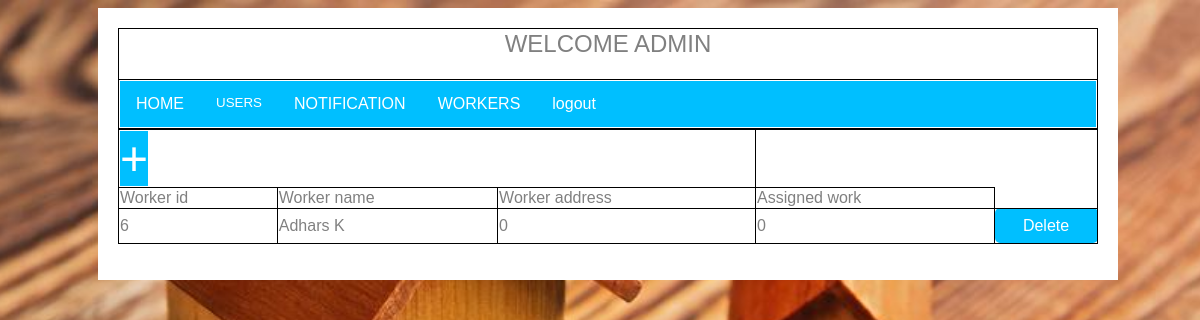
Page /admin_workerview.php?id=1&name=6 on the committed database.
### tables this page shows
CREATE TABLE `worker` (
  `wid` int(15) NOT NULL,
  `wname` varchar(25) DEFAULT NULL,
  `wcno` int(15) DEFAULT NULL,
  `wcur` int(15) DEFAULT NULL,
  `mid` varchar(10) NOT NULL
);

### admin_workerview.php (the view, shortened to what this page needs)
<html>
<head>
<link rel="stylesheet" type="text/css" href="css/style.css">
<link rel="stylesheet" type="text/css" href="css/linkbut.css">
</head>
<body>
  <div class="content">
<?php
echo '<form>';
include 'admin_home3.php';
$wid=$_GET['name'];
?>
<table>
<tr><td colspan="3"><font size="7" color="red"><a href="admin_workeradd.php">+</a></font></tr>
  <tr>
  <td>Worker id</td>
<td>Worker name</td>
<td>Worker address</td>
<td>Assigned work</td>
</tr>
<?php
$sql=$conn->query("select * from worker where wid='$wid'");
if($sql->num_rows >0)
{
While($row=mysqli_fetch_assoc($sql))
{
  $wid=$row['wid'];
echo '<td>'.$wid .'</td>';
echo '<td>'. $row['wname'].'</td>';
echo '<td>'. $row['wcur'].'</td>';
$mid=$row['mid'];
echo '<td>'.$mid .'</td>';
$p=1;
echo '<td class="login"><a href="admin_workerdel.php?id='.$p.'&name='.$wid.'">Delete</td></tr>';
}
}
echo'</form>';
?>
</body>
</html>

### css/style.css (style rules this page uses)
html { overflow-x: hidden; }
body { line-height: 1.7; color: gray; font-weight: 400; font-size: 1rem; }
a { -webkit-transition: .3s all ease; -o-transition: .3s all ease; transition: .3s all ease; }

### css/linkbut.css (style rules this page uses)
a:link, a:visited { background-color: #00BFFF; color: white; text-align: center; text-decoration: none; display: inline-block; }

### dropdown.css (style rules this page uses)
.login { background-color:#00BFFF; text-align: center; width:100px; height:35px; color: #f2f2f2; border-radius: 5px; }
body { font-family: Arial, Helvetica, sans-serif; }

### admin_workerview.php (style rules this page uses)
table, td, th { border: 1px solid black; }
table { border-collapse: collapse; width: 100%; }
.content { max-width: 1000px; margin: auto; background: white; padding: 10px; }
body { background:#555; }
.login { background-color:blue; text-align: center; width:100px; height:35px; color: #f2f2f2; border-radius: 10px; }

### admin_home3.php (style rules this page uses)
body { background-image:url("images/im1.jpg"); height:100%; width:100%; background-position:center; background-repeat:no-repeat; background-size:cover; }
a { background-color: #00BFFF; color: white; }
.content { max-width:1000px; margin: auto; background: white; padding: 10px; }

### rows in the picture
worker: wid "6", wname "Adhars K", wcur "0", mid "0"
